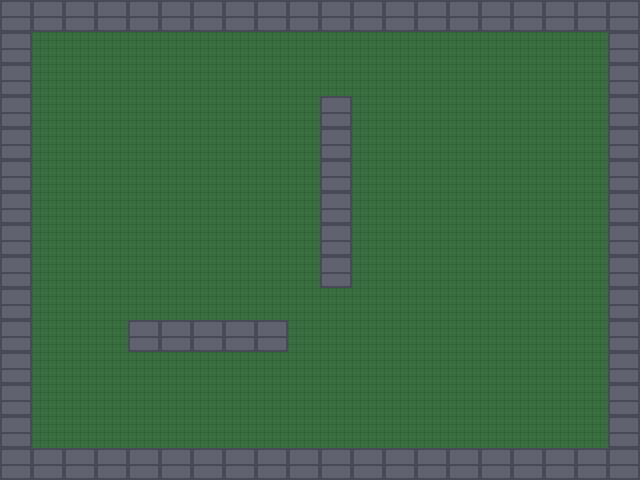

Tiled map render using the project's own tile images. Description and the whole map definition, tile-layer contents included, below:
An orthogonal 20x15 tile map with 32x32 px tiles, 2 tile layers (ground, walls).

<map version="1.10" tiledversion="1.11.0" orientation="orthogonal" renderorder="right-down" width="20" height="15" tilewidth="32" tileheight="32" infinite="0" nextlayerid="3" nextobjectid="1">
 <tileset firstgid="1" name="placeholder" tilewidth="32" tileheight="32" tilecount="2" columns="2">
  <image source="tileset.png" width="64" height="32" />
  <tile id="1">
   <properties>
    <property name="blocked" type="bool" value="true" />
   </properties>
  </tile>
 </tileset>
 <layer id="1" name="ground" width="20" height="15">
  <data encoding="csv">
1,1,1,1,1,1,1,1,1,1,1,1,1,1,1,1,1,1,1,1,
1,1,1,1,1,1,1,1,1,1,1,1,1,1,1,1,1,1,1,1,
1,1,1,1,1,1,1,1,1,1,1,1,1,1,1,1,1,1,1,1,
1,1,1,1,1,1,1,1,1,1,1,1,1,1,1,1,1,1,1,1,
1,1,1,1,1,1,1,1,1,1,1,1,1,1,1,1,1,1,1,1,
1,1,1,1,1,1,1,1,1,1,1,1,1,1,1,1,1,1,1,1,
1,1,1,1,1,1,1,1,1,1,1,1,1,1,1,1,1,1,1,1,
1,1,1,1,1,1,1,1,1,1,1,1,1,1,1,1,1,1,1,1,
1,1,1,1,1,1,1,1,1,1,1,1,1,1,1,1,1,1,1,1,
1,1,1,1,1,1,1,1,1,1,1,1,1,1,1,1,1,1,1,1,
1,1,1,1,1,1,1,1,1,1,1,1,1,1,1,1,1,1,1,1,
1,1,1,1,1,1,1,1,1,1,1,1,1,1,1,1,1,1,1,1,
1,1,1,1,1,1,1,1,1,1,1,1,1,1,1,1,1,1,1,1,
1,1,1,1,1,1,1,1,1,1,1,1,1,1,1,1,1,1,1,1,
1,1,1,1,1,1,1,1,1,1,1,1,1,1,1,1,1,1,1,1
</data>
 </layer>
 <layer id="2" name="walls" width="20" height="15">
  <data encoding="csv">
2,2,2,2,2,2,2,2,2,2,2,2,2,2,2,2,2,2,2,2,
2,0,0,0,0,0,0,0,0,0,0,0,0,0,0,0,0,0,0,2,
2,0,0,0,0,0,0,0,0,0,0,0,0,0,0,0,0,0,0,2,
2,0,0,0,0,0,0,0,0,0,2,0,0,0,0,0,0,0,0,2,
2,0,0,0,0,0,0,0,0,0,2,0,0,0,0,0,0,0,0,2,
2,0,0,0,0,0,0,0,0,0,2,0,0,0,0,0,0,0,0,2,
2,0,0,0,0,0,0,0,0,0,2,0,0,0,0,0,0,0,0,2,
2,0,0,0,0,0,0,0,0,0,2,0,0,0,0,0,0,0,0,2,
2,0,0,0,0,0,0,0,0,0,2,0,0,0,0,0,0,0,0,2,
2,0,0,0,0,0,0,0,0,0,0,0,0,0,0,0,0,0,0,2,
2,0,0,0,2,2,2,2,2,0,0,0,0,0,0,0,0,0,0,2,
2,0,0,0,0,0,0,0,0,0,0,0,0,0,0,0,0,0,0,2,
2,0,0,0,0,0,0,0,0,0,0,0,0,0,0,0,0,0,0,2,
2,0,0,0,0,0,0,0,0,0,0,0,0,0,0,0,0,0,0,2,
2,2,2,2,2,2,2,2,2,2,2,2,2,2,2,2,2,2,2,2
</data>
 </layer>
</map>
